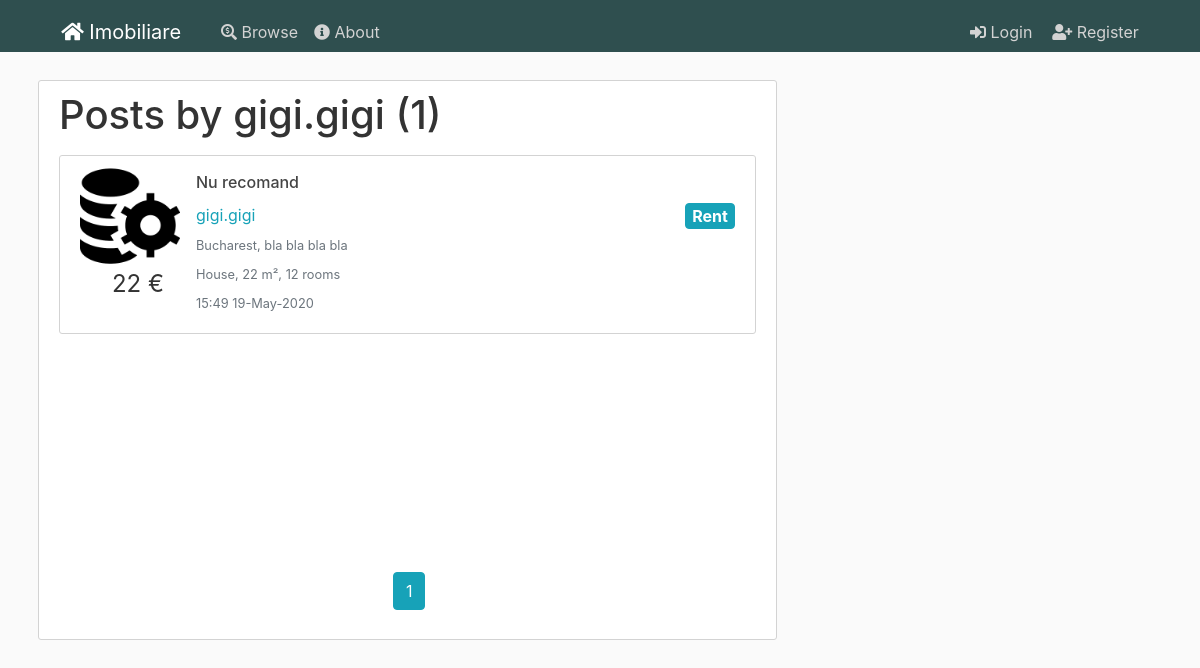
Page /user/gigi.gigi on the earlier database version.
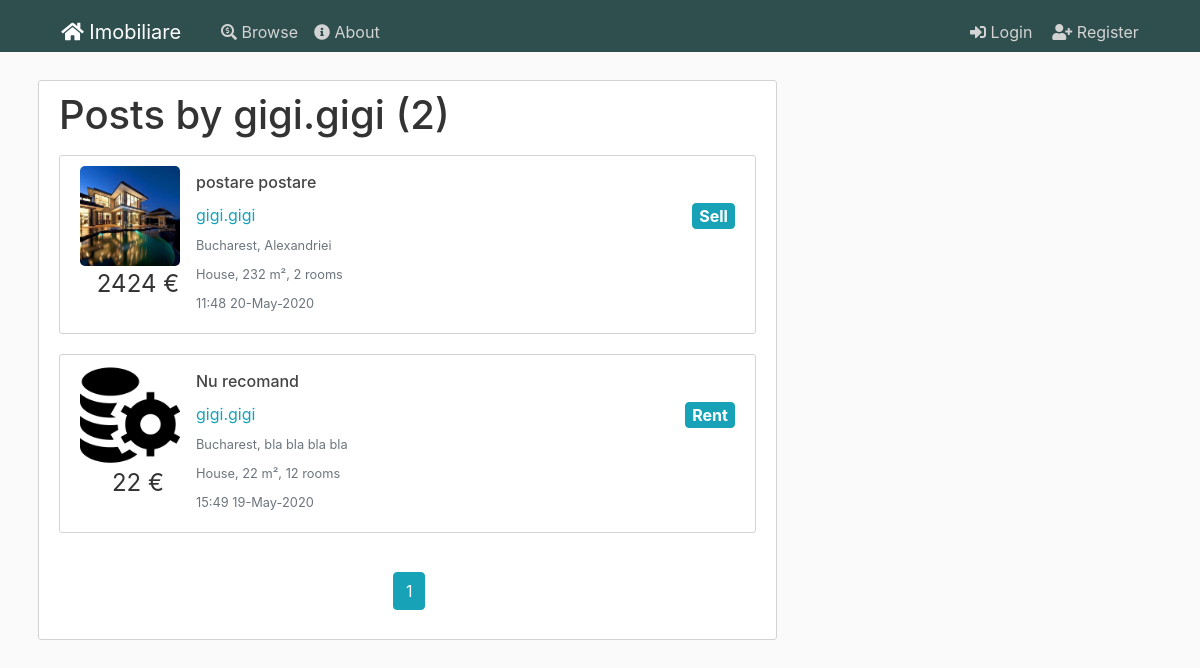
Same page on the later database version.
### flaskblog/models.py (models this page shows, shortened)
class Post(db.Model):
    id = db.Column(db.Integer, primary_key=True)
    title = db.Column(db.String(100), nullable=False)
    date_posted = db.Column(db.DateTime, nullable=False, default=datetime.utcnow)
    content = db.Column(db.Text, nullable=False)
    user_id = db.Column(db.Integer, db.ForeignKey('user.id'), nullable=False)
    city_id = db.Column(db.Integer, db.ForeignKey('city.id'), nullable=False)
    anouncement_type = db.Column(db.String(20), nullable=False)
    house_type = db.Column(db.String(20), nullable=False)
    price = db.Column(db.Integer, nullable=False)
    square_meters = db.Column(db.Integer, nullable=False)
    number_rooms = db.Column(db.Integer, nullable=False)
    address = db.Column(db.String(100), nullable=False)
    phonenumber = db.Column(db.String(15), nullable=True)
    post = db.relationship('Image')
    favorited = db.relationship('User', secondary=user_favorites)

class Image(db.Model):
    id = db.Column(db.Integer, primary_key=True)
    name = db.Column(db.String(100), nullable=False)
    post_id = db.Column(db.Integer, db.ForeignKey('post.id'), nullable=False)
    post = db.relationship('Post', backref='images', lazy=True)

class User(db.Model, UserMixin):
    id = db.Column(db.Integer, primary_key=True)
    username = db.Column(db.String(20), unique=True, nullable=False)
    email = db.Column(db.String(120), unique=True, nullable=False)
    phonenumber = db.Column(db.String(15), nullable=False)
    image_file = db.Column(db.String(20), nullable=False, default='default.jpg')
    password = db.Column(db.String(60), nullable=False)
    posts = db.relationship('Post', backref='author', lazy=True)
    favorites = db.relationship('Post', secondary=user_favorites)

class City(db.Model):
    id = db.Column(db.Integer, primary_key=True)
    name = db.Column(db.String(100), nullable=False)
    country_id = db.Column(db.Integer, db.ForeignKey('country.id'), nullable=False)
    country = db.relationship('Country', back_populates="cities")
    posts = db.relationship('Post', backref='city', lazy=True)

### flaskblog/users/routes.py (the view)
@users.route("/user/<string:username>")
def user_posts(username):
    page = request.args.get('page', 1, type=int)
    user = User.query.filter_by(username=username).first_or_404()
    posts = Post.query.filter_by(author=user)\
        .order_by(Post.date_posted.desc())\
        .paginate(page=page, per_page=5)
    return render_template('user_posts.html', posts=posts, user=user)

### flaskblog/templates/user_posts.html
{% extends "layout.html" %}
{% block content %}
  <div class="content-section content-fit">
    <h1 class="mb-3">Posts by {{ user.username }} ({{ posts.total }})</h1>
    {% for post in posts.items %}
    <article class="media content-section table-row" data-href="{{ url_for('posts.post', post_id=post.id) }}">
      <div class="article-metadata">
        {% if post.images[0] %}
        <img class="article-img" src="/static/post_pics/{{post.images[0].name}}">
        {% else %}
        <img class="rounded-circle article-img" src="{{ url_for('static', filename='defaults/house.png') }}">
        {% endif %}
        <p class="article-price text-center">{{post.price}} €</p>
      </div>
      <div class="media-body">
        <h4><a class="article-title" href="{{ url_for('posts.post', post_id=post.id) }}">{{ post.title }}</a></h4>
        <div class="article-metadata">
          <a class="mr-2"
            href="{{ url_for('users.user_posts', username=post.author.username) }}">{{ post.author.username }}</a>
          <a class="btn btn-info badge float-right article-type">{{ post.anouncement_type }}</a>
        </div>
        <div class="article-metadata">
          <small class="text-muted">{{post.city.name}}, {{post.address}}</small>
        </div>
        <div class="article-metadata">
          <small class="text-muted">{{post.house_type}}, {{post.square_meters}} m², {{post.number_rooms}} rooms</small>
        </div>
        <div class="article-metadata">
          <small class="text-muted">{{ post.date_posted.strftime('%H:%M %d-%B-%Y') }}</small>
        </div>
      </div>
    </article>
    {% endfor %}
    <div class="pagination-bottom mt-5">
      <div class="text-center">
      {% for page_num in posts.iter_pages(left_edge=1, right_edge=1, left_current=1, right_current=2) %}
        {% if page_num %}
          {% if posts.page == page_num %}
            <a class="btn btn-info mb-4" href="{{ url_for('users.user_posts', username=user.username, page=page_num) }}">{{ page_num }}</a>
          {% else %}
            <a class="btn btn-outline-info mb-4" href="{{ url_for('users.user_posts', username=user.username, page=page_num) }}">{{ page_num }}</a>
          {% endif %}
        {% endif %}
      {% endfor %}
      </div>
    </div>
  </div>
{% endblock content %}

Differences in the rows shown:
added Post: name (picture), price "2424", title "postare postare", author.username "gigi.gigi", anouncement_type "Sell", city.name "Bucharest", address "Alexandriei", house_type "House", square_meters "232", number_rooms "2", date_posted "11:48 20-May-2020"
Other differences:
{{ posts.total }}: "1" → "2"
